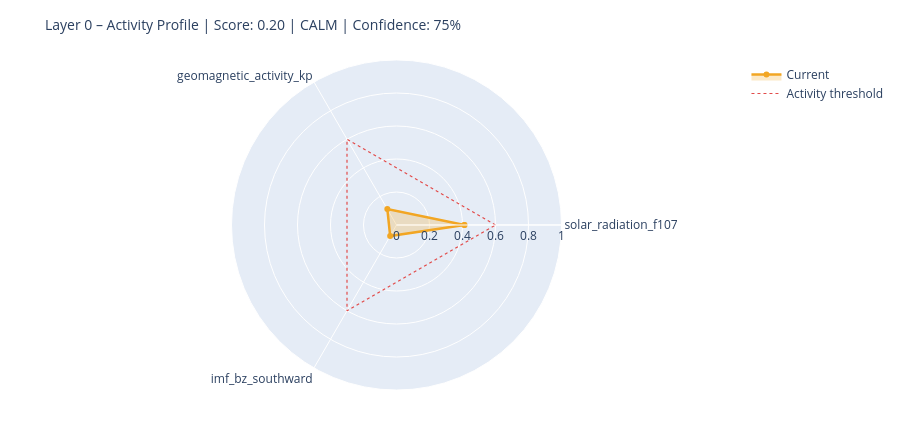

The notebook cell this image was saved under:
### Markdown cell above
---
## 6. State Assessment & Handoff to Layer 1

### Code cell
# ============================================================
# STEP 1 – Collect raw values with source modes
# Mode: 'primary' | 'fallback_3h' | 'last_valid' | 'missing'
# ============================================================

def safe_last(df, col):
    if df is None or col not in df.columns: return None
    s = df[col].dropna()
    return float(s.iloc[-1]) if not s.empty else None

f107_now = safe_last(df_f107, 'f10.7')
bz_now   = safe_last(df_mag,  'bz_gsm')
kp_now   = safe_last(df_kp,   'kp')
sw_now   = safe_last(df_sw,   'speed')

source_modes = {
    'F10.7':    'primary'  if f107_now is not None else 'missing',
    'Kp':       'primary'  if kp_now   is not None else 'missing',
    'IMF_Bz':   'primary'  if bz_now   is not None else 'missing',
    'SW_speed': 'primary'  if sw_now   is not None else 'missing',
}

# Kp Fallback – 3h endpoint
if kp_now is None:
    try:
        r = requests.get(
            'https://services.swpc.noaa.gov/json/noaa-planetary-k-index.json',
            timeout=10)
        r.raise_for_status()
        fb = pd.DataFrame(r.json())
        tc = next((c for c in fb.columns if 'time' in c.lower()), fb.columns[0])
        kc = next((c for c in fb.columns if 'kp' in c.lower() and c != tc), None)
        if kc:
            fb[kc] = fb[kc].astype(str).str.extract(r'([0-9]+(?:\.[0-9]*)?)')[0]
            fb[kc] = pd.to_numeric(fb[kc], errors='coerce')
            fb = fb[fb[kc] >= 0].dropna(subset=[kc])
            if not fb.empty:
                kp_now = float(fb[kc].iloc[-1])
                source_modes['Kp'] = 'fallback_3h'
                print(f'  Kp fallback (3h): {kp_now:.1f}')
    except Exception as e:
        print(f'  Kp fallback failed: {e}')

# Solar Wind Fallback – last valid value
if sw_now is None and df_sw is not None and 'speed' in df_sw.columns:
    s = df_sw['speed'].dropna()
    if not s.empty:
        sw_now = float(s.iloc[-1])
        source_modes['SW_speed'] = 'last_valid'
        print(f'  SW fallback (last_valid): {sw_now:.0f} km/s')

print()
print('Source modes:', source_modes)

# ============================================================
# STEP 2 – Score from available components only
# ============================================================

def norm(v, lo, hi):
    if v is None: return None
    return max(0.0, min(1.0, (v - lo) / (hi - lo)))

COMPONENTS = {
    'solar_radiation_f107':    (f107_now, norm(f107_now, 60, 250)),
    'geomagnetic_activity_kp': (kp_now,   norm(kp_now,   0,   9)),
    'imf_bz_southward':        (bz_now,   norm(-(bz_now or 0) if bz_now else None, -5, 30)
                                           if bz_now is not None else None),
    'solar_wind_speed':        (sw_now,   norm(sw_now, 300, 800)),
}

available   = {k: v[1] for k, v in COMPONENTS.items() if v[1] is not None}
unavailable = [k for k, v in COMPONENTS.items() if v[1] is None]

layer0_score = round(sum(available.values()) / len(available), 4) if available else None
confidence   = round(len(available) / len(COMPONENTS), 2)

level = ('unknown'  if layer0_score is None
         else 'calm'     if layer0_score < 0.3
         else 'moderate' if layer0_score < 0.6
         else 'active')

# ============================================================
# STEP 3 – Dominant Driver
# ============================================================

def dominant_driver(kp, f107, bz, sw):
    candidates = []
    if kp   is not None and kp   >= 4:   candidates.append(('geomagnetic',    kp / 9))
    if sw   is not None and sw   >= 500:  candidates.append(('solar_wind',     sw / 800))
    if bz   is not None and bz   <= -5:   candidates.append(('imf_southward',  abs(bz) / 30))
    if f107 is not None and f107 >= 150:  candidates.append(('solar_radiation',f107 / 250))
    return max(candidates, key=lambda x: x[1])[0] if candidates else 'none'

driver = dominant_driver(kp_now, f107_now, bz_now, sw_now)

# ============================================================
# STEP 4 – Downstream expectations
# ============================================================

def downstream_expectation(driver, score, kp, bz, f107):
    exp = {
        'magnetosphere':        'calm',
        'ionosphere':           'calm',
        'schumann_resonance':   'unchanged',
        'lithosphere_currents': 'low',
    }
    if driver == 'geomagnetic' or (kp and kp >= 5):
        exp['magnetosphere']        = 'compressed / storm'
        exp['ionosphere']           = 'elevated disturbance (TEC variability)'
        exp['schumann_resonance']   = 'elevated amplitude possible'
        exp['lithosphere_currents'] = 'elevated induction currents'
    elif driver == 'imf_southward' or (bz and bz <= -5):
        exp['magnetosphere']        = 'energy coupling active'
        exp['ionosphere']           = 'elevated electron density possible'
        exp['schumann_resonance']   = 'slight modulation possible'
    elif driver == 'solar_radiation' or (f107 and f107 >= 150):
        exp['ionosphere']           = 'elevated ionization (F-layer)'
        exp['schumann_resonance']   = 'slightly elevated background activity'
    return exp

downstream = downstream_expectation(driver, layer0_score, kp_now, bz_now, f107_now)

# ============================================================
# CONSOLE OUTPUT
# ============================================================

W = 58
print('=' * W)
print('LAYER 0 – STATE ASSESSMENT')
print('=' * W)
for name, (raw_v, score_v) in COMPONENTS.items():
    if score_v is not None:
        bar = '█' * int(score_v * 20) + '░' * (20 - int(score_v * 20))
        print(f'  {name:<35}  {bar}  {score_v:.2f}')
    else:
        print(f'  {name:<35}  {"─" * 20}  n/a')
print('-' * W)
print(f'  Score ({len(available)}/{len(COMPONENTS)} components):  {layer0_score:.3f}')
print(f'  Confidence:         {confidence:.0%}')
print(f'  Level:              {level.upper()}')
print(f'  Dominant Driver:    {driver}')

# Radar chart
cats = list(available.keys())
vals = list(available.values())
if len(cats) >= 3:
    fig = go.Figure()
    fig.add_trace(go.Scatterpolar(
        r=vals + [vals[0]], theta=cats + [cats[0]],
        fill='toself', fillcolor='rgba(242,166,35,0.25)',
        line=dict(color='#F2A623', width=2.5), name='Current'
    ))
    fig.add_trace(go.Scatterpolar(
        r=[0.6] * (len(cats) + 1), theta=cats + [cats[0]],
        line=dict(color='#E24B4A', dash='dot', width=1.2),
        mode='lines', name='Activity threshold'
    ))
    fig.update_layout(
        title=dict(text=f'Layer 0 – Activity Profile | Score: {layer0_score:.2f} | {level.upper()} | Confidence: {confidence:.0%}',
                   font=dict(size=14)),
        polar=dict(radialaxis=dict(visible=True, range=[0, 1])),
        height=430, showlegend=True,
        margin=dict(l=60, r=60, t=60, b=40)
    )
    fig.show()

### Figure 1 — Plotly figure (JSON) as saved in the notebook; plotly's stock layout.template omitted (floating-point values rounded to 4 significant figures)
{"data": [{"fill": "toself", "fillcolor": "rgba(242,166,35,0.25)", "line": {"color": "#F2A623", "width": 2.5}, "name": "Current", "r": [0.4116, 0.1111, 0.07686, 0.4116], "theta": ["solar_radiation_f107", "geomagnetic_activity_kp", "imf_bz_southward", "solar_radiation_f107"], "type": "scatterpolar"}, {"line": {"color": "#E24B4A", "dash": "dot", "width": 1.2}, "mode": "lines", "name": "Activity threshold", "r": [0.6, 0.6, 0.6, 0.6], "theta": ["solar_radiation_f107", "geomagnetic_activity_kp", "imf_bz_southward", "solar_radiation_f107"], "type": "scatterpolar"}], "layout": {"height": 430, "margin": {"b": 40, "l": 60, "r": 60, "t": 60}, "polar": {"radialaxis": {"range": [0, 1], "visible": true}}, "showlegend": true, "title": {"font": {"size": 14}, "text": "Layer 0 – Activity Profile | Score: 0.20 | CALM | Confidence: 75%"}}}
